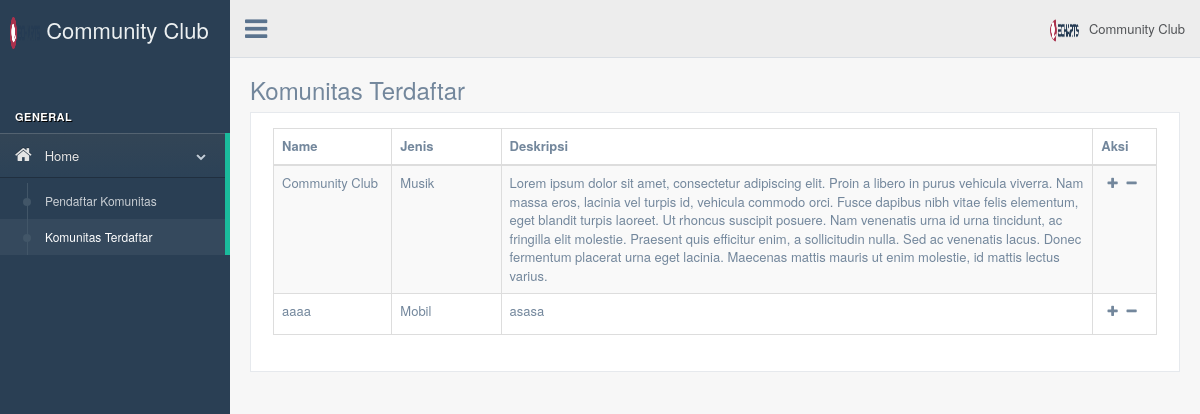
/admin/komunitas_terdaftar.php (signed in), run on the app's committed database.
### tables this page shows
CREATE TABLE IF NOT EXISTS `komunitas` (
  `komunitas_id` int(4) NOT NULL AUTO_INCREMENT,
  `komunitas_user` varchar(20) NOT NULL,
  `komunitas_pass` varchar(30) NOT NULL,
  `komunitas_logo` varchar(200) NOT NULL,
  `komunitas_logo_size` int(20) NOT NULL,
  `komunitas_logo_type` varchar(5) NOT NULL,
  `komunitas_nama` varchar(30) NOT NULL,
  `komunitas_jenis` varchar(20) NOT NULL,
  `komunitas_desk` text NOT NULL,
  `komunitas_status` varchar(1) NOT NULL,
  `komunitas_alamat` text NOT NULL,
  `komunitas_kontak` varchar(14) NOT NULL,
  PRIMARY KEY (`komunitas_id`)
);

### admin/komunitas_terdaftar.php (the view, shortened to what this page needs)
<?php
  include 'proses_login.php';
    ?><script>
<!DOCTYPE html>
<html lang="en">
  <head>
    <link href="../bootstrap/css/bootstrap.min.css" rel="stylesheet">
    <link href="vendors/font-awesome/css/font-awesome.min.css" rel="stylesheet">
    <link href="vendors/nprogress/nprogress.css" rel="stylesheet">
    <link href="vendors/iCheck/skins/flat/green.css" rel="stylesheet">
    <link href="vendors/datatables.net-bs/css/dataTables.bootstrap.min.css" rel="stylesheet">
    <link href="vendors/datatables.net-buttons-bs/css/buttons.bootstrap.min.css" rel="stylesheet">
    <link href="vendors/datatables.net-fixedheader-bs/css/fixedHeader.bootstrap.min.css" rel="stylesheet">
    <link href="vendors/datatables.net-responsive-bs/css/responsive.bootstrap.min.css" rel="stylesheet">
    <link href="vendors/datatables.net-scroller-bs/css/scroller.bootstrap.min.css" rel="stylesheet">
    <link href="build/css/custom.min.css" rel="stylesheet">
  </head>
  <body class="nav-md">
    <div class="container body">
      <div class="main_container">
        <div class="col-md-3 left_col">
          <div class="left_col scroll-view">
            <div class="navbar nav_title" style="border: 0;">
              <a href="index.html" class="site_title"><img src="../assets/logo.png" width="30px" height="32px"></i> <span>Community Club</span></a>
            </div>
            <div class="profile clearfix">
              <div class="profile_info">
              </div>
            </div>
            <br />
            <div id="sidebar-menu" class="main_menu_side hidden-print main_menu">
              <div class="menu_section">
                <h3>General</h3>
                <ul class="nav side-menu">
                  <li><a><i class="fa fa-home"></i> Home <span class="fa fa-chevron-down"></span></a>
                    <ul class="nav child_menu">
                      <li><a href="pendaftar_komunitas.php">Pendaftar Komunitas</a></li>
                      <li><a href="komunitas_terdaftar.php">Komunitas Terdaftar</a></li>
                    </ul>
                  </li>
                </ul>
              </div>
            </div>
          </div>
        </div>
        <div class="top_nav">
          <div class="nav_menu">
            <nav>
              <div class="nav toggle">
                <a id="menu_toggle"><i class="fa fa-bars"></i></a>
              </div>
              <ul class="nav navbar-nav navbar-right">
                <li class="">
                  <a href="javascript:;" class="user-profile dropdown-toggle" data-toggle="dropdown" aria-expanded="false">
                    <img src="../assets/logo.png" width="30px" height="32px" alt="">Community Club
                  </a>
                </li>
              </ul>
            </nav>
          </div>
        </div>
        <div class="right_col" role="main">
          <div class="">
            <div class="page-title">
              <div class="title_left">
                <h3>Komunitas Terdaftar</h3>
              </div>
            </div>
            <div class="clearfix"></div>
            <div class="row">
              <div class="col-md-12 col-sm-12 col-xs-12">
                <div class="x_panel">
                  <div class="x_content">
                    <table id="datatable" class="table table-striped table-bordered">
                      <thead>
                        <tr>
                          <th width="13%">Name</th>
                          <th width="12%">Jenis</th>
                          <th width="65%">Deskripsi</th>
                          <th width="7%">Aksi</th>
                        </tr>
                      </thead>
                      <tbody>
                      <?php
                      $query = mysqli_query($konek,"SELECT * FROM komunitas WHERE komunitas_status = 'Y' order by komunitas_id asc");
                      while($row=mysqli_fetch_array($query)){
                      ?>
                          <tr>
                            <td><?php echo $row['komunitas_nama']; ?></td>
                            <td><?php echo ucfirst($row['komunitas_jenis']); ?></td>
                            <td><?php echo $row['komunitas_desk']; ?></td>
                            <td align="center">
                            <form method="post" action="proses_validasi_komunitas.php">
                              <button type="submit" style="background:none; border:none;padding:0;" name="terima">
                                <span class="fa fa-plus"></span>
                              </button>
                              <button type="submit" style="background:none; border:none;padding:0;" name="tolak">
                                <span class="fa fa-minus"></span>
                              </button>
                            </form>
                            </td>
                          </tr>
                      <?php
                      }
                      ?>
                      </tbody>
                    </table>
                  </div>
                </div>
              </div>
            </div>
          </div>
        </div>
      </div>
    </div>
  </body>
</html>

### data on the page
komunitas: komunitas_nama "Community Club", komunitas_jenis "Musik", komunitas_desk "Lorem ipsum dolor sit amet, consectetur adipiscing elit. Proin a libero in purus vehicula viverra. Nam massa eros, lacinia vel turpis id, vehicula commodo orci. Fusce dapibus nibh vitae felis elementum, eget blandit turpis laoreet. Ut rhoncus suscipit posuere. Nam venenatis urna id urna tincidunt, ac fringilla elit molestie. Praesent quis efficitur enim, a sollicitudin nulla. Sed ac venenatis lacus. Donec fermentum placerat urna eget lacinia. Maecenas mattis mauris ut enim molestie, id mattis lectus varius."
komunitas: komunitas_nama "aaaa", komunitas_jenis "Mobil", komunitas_desk "asasa"
